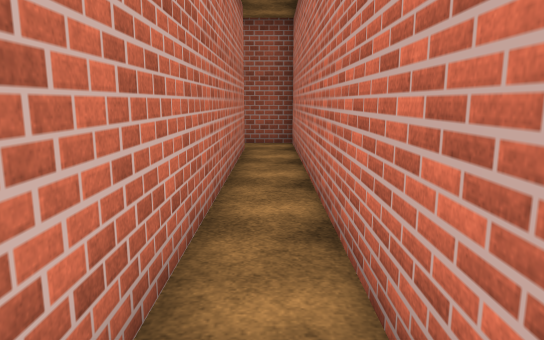
View 1 (above)

16 first-person views from a walk through a 3-D level made in the Unity game engine. The camera is 1.4 m above the floor, tilts 10° down and sees 70° across. The floor is counted in squares, 1 m on a side. Each view is taken from the middle of a square. On the plan, view 1 faces up. The plan holds only what a view shows up to about 16 squares ahead; the rest is blank. The place goes on beyond the plan. Some animated figures are not drawn. Surface patterns are stand-ins for the level's own textures.

View 2
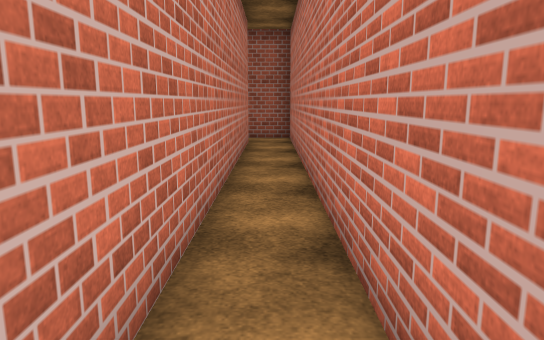

View 3
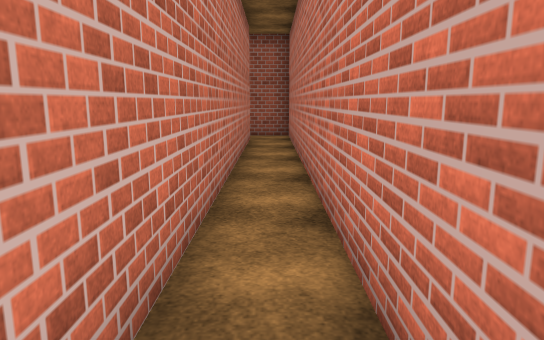

View 4
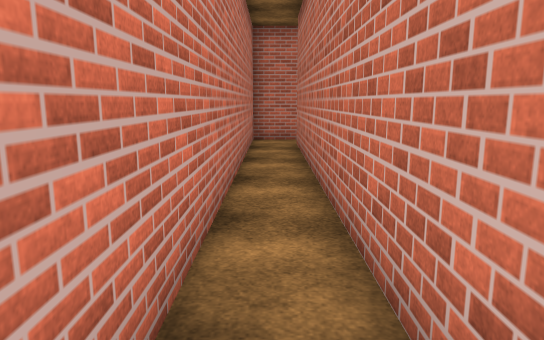

View 5
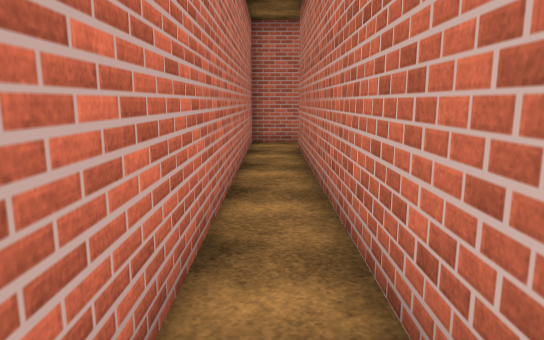

View 6
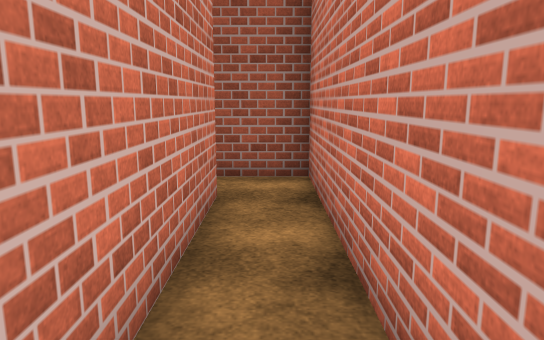

View 7
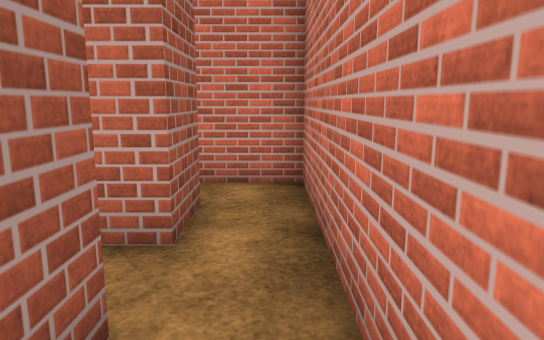

View 8
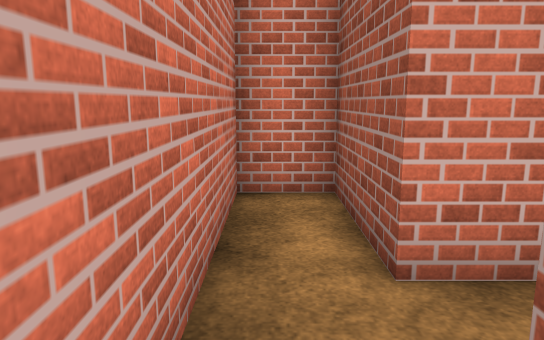

View 9
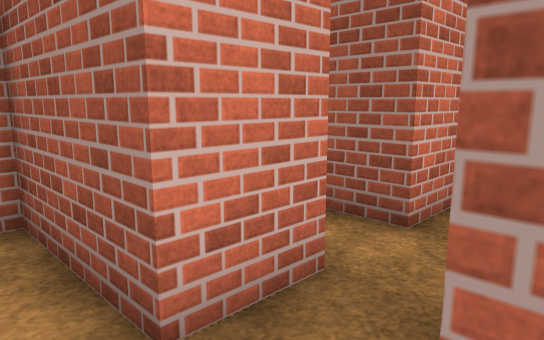

View 10
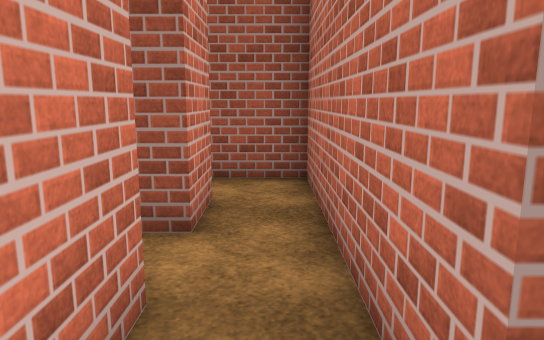

View 11
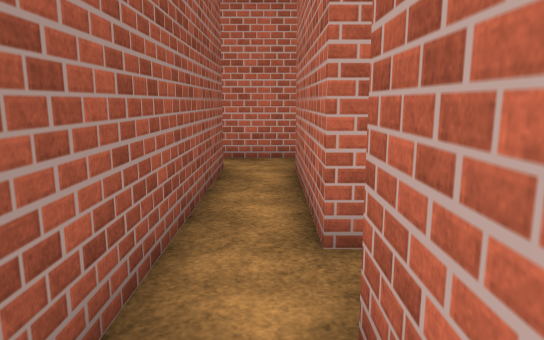

View 12
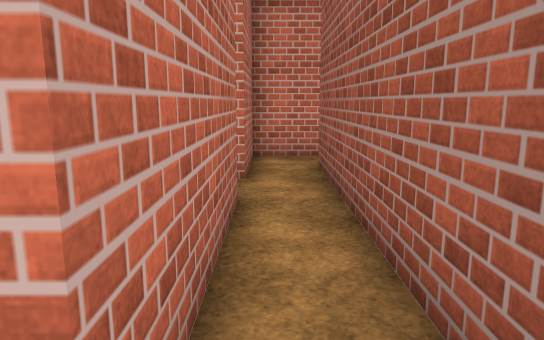

View 13
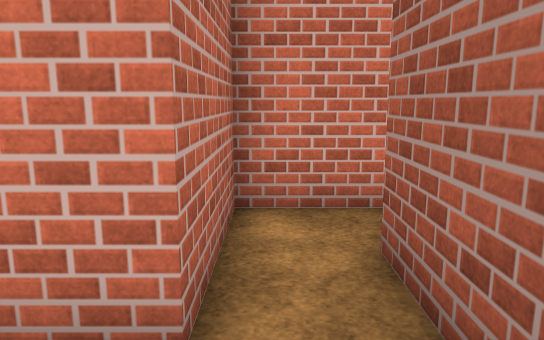

View 14
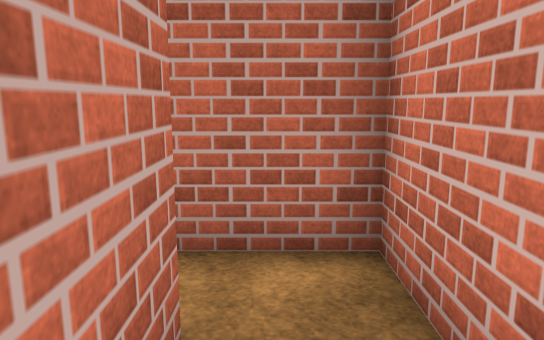

View 15
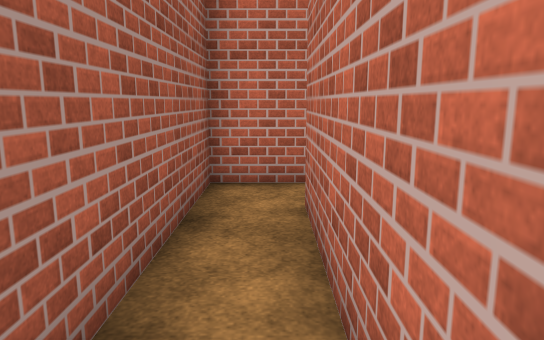

View 16
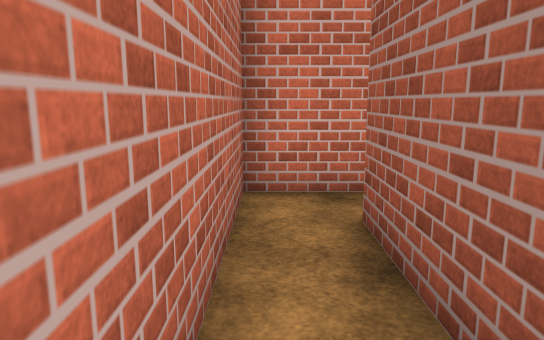

### Floor plan
Key: @ floor where view 1 was taken; # wall or solid block; . floor.
Columns run from 13 left of view 1 to 1 right of it. Each row starts with its distance up from view 1.
 13             ###
 12             ..#
 11             #.#
 10             #.#
  9             #.#
  8             #.#
  7             #.#
  6             #.#
  5             #.#
  4    #.########.#
  3  . #.......##.#
  2 # ########.##.#
  1 #.########.##.#
  0 #..........##@#
 -1 ####.#####.##.#
 -2    #  ####.##.#
 -3       #.......#
 -4       #########

Positions as (right, up) in squares from view 1, and headings:
1: (0, 0), facing up
2: (0, -2), facing up
3: (0, -3), facing up
4: (0, 11), facing down
5: (0, 10), facing down
6: (0, 6), facing up
7: (-6, -3), facing right
8: (-1, -3), facing left
9: (-2, -3), facing up-left
10: (-3, -3), facing up
11: (-12, 0), facing right
12: (-3, 0), facing left
13: (-8, 0), facing left
14: (-12, 3), facing down
15: (-9, 3), facing right
16: (-4, 3), facing left
